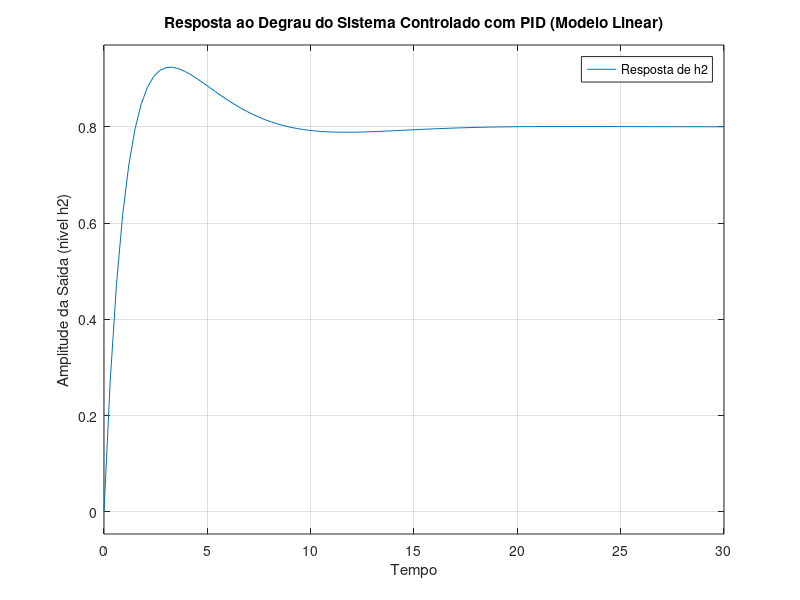

MATLAB code for this plot: (Note: this script raises an error after producing the figure.)
clear; clc; close all;

%% 1. Definição da variável de Laplace para a F. Transf
s = tf('s');

% F. Transferência do modelo linearizado: G(s) = delta_H2(s) / delta_U(s)
G = 1.62 / (s^2 + 0.243*s + 0.006);
G.InputName = 'Vazão u';
G.OutputName = 'Nível h2';
disp('F. Transf. do modelo linearizado:');
display(G);

%% 2. Definição dos Ganhos do Controlador PID
% Ganhos calculados analiticamente pelo método do LGR com cancelamento de
% polo -> MS < 5% e tr < 8s.
Kp = 0.439; % atende requisitos em 0.6 -> aumentaman a agressividade da reação do sist., logo aumenta MS
Ki = 0.1; % atende requisitos em 0.122 -> elimina erro de reg. perm.
Kd = 0.81; % atende requisitos em 3 -> caráter preditivo sobre o erro: atenua ação de controle (aumenta o amortecimento), logo diminui o MS -> a partir de 2.3 o sist começa  a querer ter um carater de 1 ordem

% controlador PID
C = pid(Kp, Ki, Kd);

disp('F. Transf. Controlador PID:');
display(C);

%% 3. Análise em MF
% Sistema em malha aberta (controlador + planta)
L = C * G;

% Sistema em MF (realimentação unitária)
T = feedback(L, 1);

% Exibição dos polos de malha fechada para verificação
polos_mf = pole(T);
disp(' ');
disp('Polos de MF:');
disp(polos_mf);

%% 4. Simulação e Visualização da Resposta ao Degrau
% Simulação da resposta a um degrau unitário na referência
figure;
step(0.8*T);
title('Resposta ao Degrau do Sistema Controlado com PID (Modelo Linear)');
xlabel('Tempo');
ylabel('Amplitude da Saída (nível h2)');
grid on;
legend('Resposta de h2');

% Exibição das métricas de desempenho no Command Window
info = stepinfo(0.8*T);
disp(' ');
disp('Métricas de Desempenho da Resposta ao Degrau (Linear):');
fprintf('Overshoot (MS): %.3f %%\n', info.Overshoot);
fprintf('Tempo de Subida (tr): %.3f s\n', info.RiseTime);
